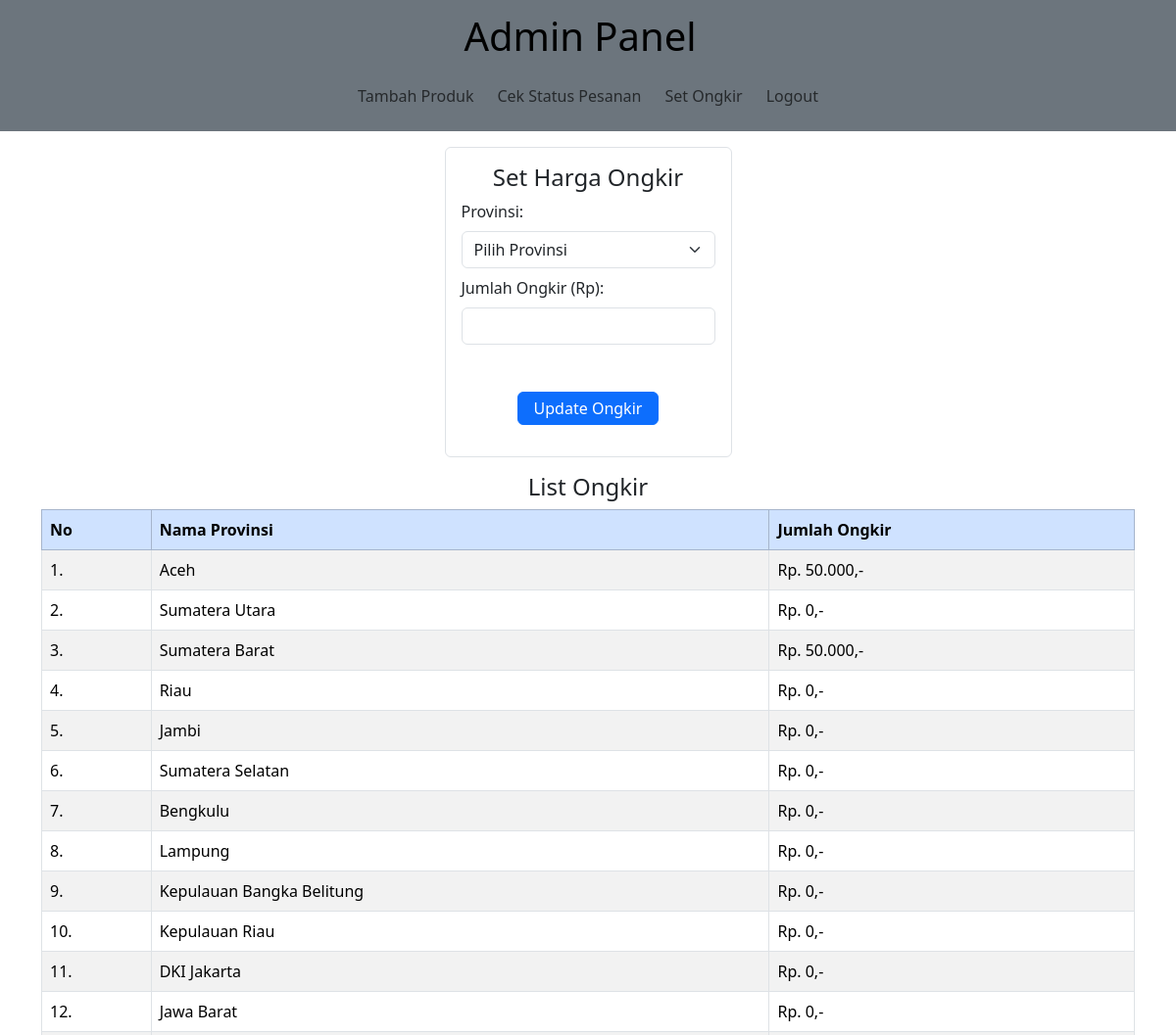
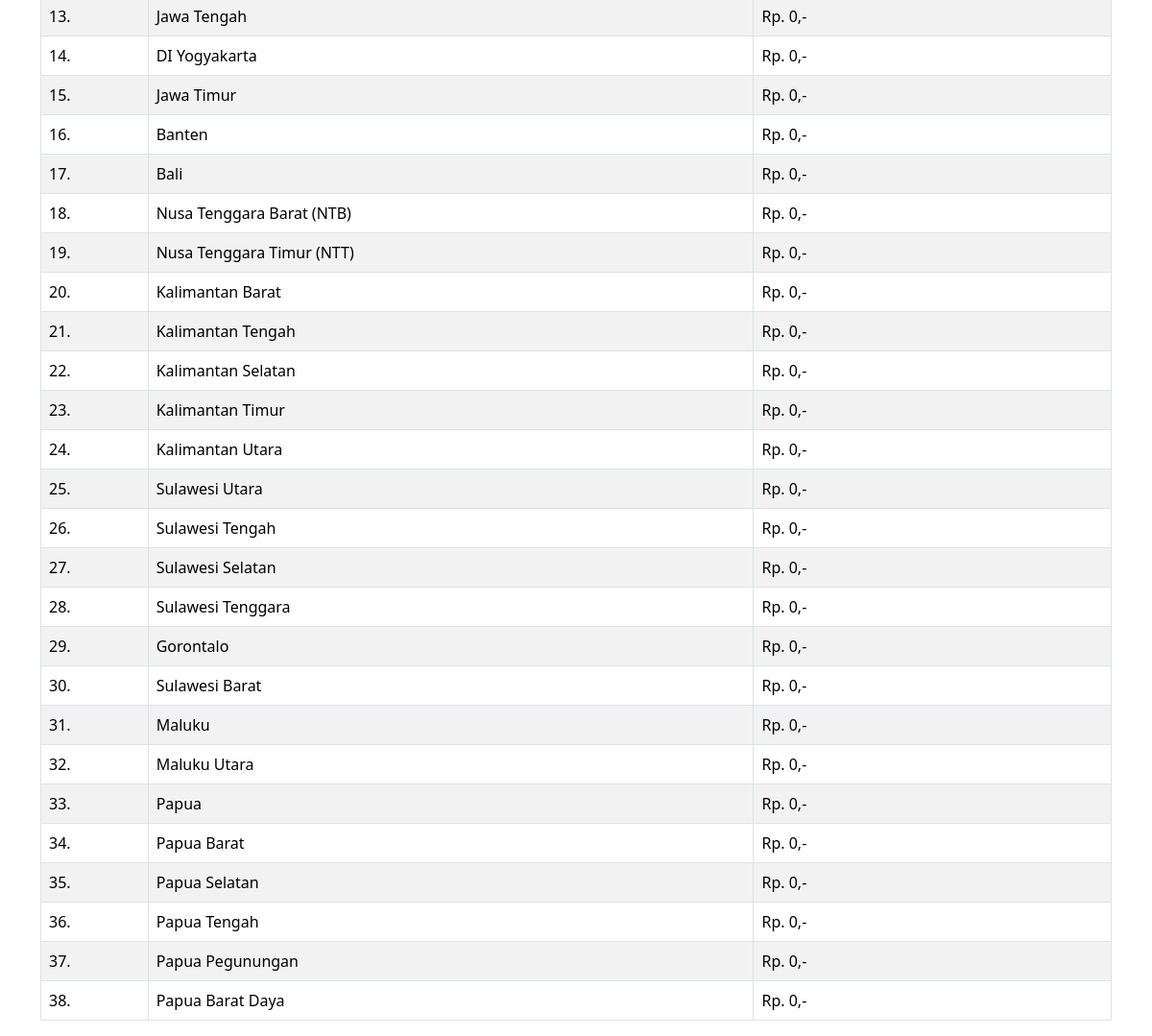
/admin/index.php?page=ongkir (signed in), run on the app's committed database (2 pictures, top to bottom).
### tables this page shows
CREATE TABLE `tb_ongkir` (
  `id_ongkir` int(11) NOT NULL,
  `provinsi_ongkir` varchar(100) NOT NULL,
  `jumlah_ongkir` bigint(20) NOT NULL
);

### admin/set_ongkir.php (the view, shortened to what this page needs)
<?php
include('../config.php');
$query = mysqli_query($config, "SELECT * FROM tb_ongkir");
$data_provinsi = mysqli_fetch_all($query, MYSQLI_ASSOC);
$selected_ongkir = '';
?>
<form method="post" enctype="multipart/form-data">
    <div class="container d-flex flex-column justify-content-center align-self-center align-items-center">
        <div class="mt-3 p-3 border rounded">
            <h4 class="text-center">Set Harga Ongkir</h4>
            <div class="mb-2">
                <label for="provinsi" class="form-label">Provinsi:</label>
                <select class="form-select" name="provinsi" onchange="this.form.submit()">
                    <option value="" disabled selected>Pilih Provinsi</option>
                </select>
            </div>
            <div class="mb-2">
                <label for="jumlah_ongkir" class="form-label">Jumlah Ongkir (Rp):</label>
                <input type="number" value="<?php echo $selected_ongkir; ?>" class="form-control" name="jumlah_ongkir" required>
            </div>
            <div class="text-center mt-5 mb-3">
                <input type="submit" value="Update Ongkir" name="ongkir" class="btn btn-primary px-3 py-1">
            </div>
        </div>
    </div>
</form>
<div class="container d-flex flex-column justify-content-center">
    <h4 class="text-center mt-3">List Ongkir</h4>
    <table class="table table-striped table-bordered">
        <thead class="table-primary">
            <tr>
                <th>No</th>
                <th>Nama Provinsi</th>
                <th>Jumlah Ongkir</th>
            </tr>
        </thead>
        <tbody>
            <?php
            $no = 1;
            foreach ($data_provinsi as $provinsi) : ?>
                <tr>
                    <td><?php echo $no++ . "."; ?></td>
                    <td><?php echo $provinsi['provinsi_ongkir']; ?></td>
                    <td>Rp. <?php echo number_format($provinsi['jumlah_ongkir'], 0, ',', '.'); ?>,-</td>
                </tr>
            <?php endforeach; ?>
        </tbody>
    </table>
</div>

### data on the page
tb_ongkir: provinsi_ongkir "Aceh", jumlah_ongkir "50.000"
tb_ongkir: provinsi_ongkir "Sumatera Utara", jumlah_ongkir "0"
tb_ongkir: provinsi_ongkir "Sumatera Barat", jumlah_ongkir "50.000"
tb_ongkir: provinsi_ongkir "Riau", jumlah_ongkir "0"
tb_ongkir: provinsi_ongkir "Jambi", jumlah_ongkir "0"
tb_ongkir: provinsi_ongkir "Sumatera Selatan", jumlah_ongkir "0"
tb_ongkir: provinsi_ongkir "Bengkulu", jumlah_ongkir "0"
tb_ongkir: provinsi_ongkir "Lampung", jumlah_ongkir "0"
tb_ongkir: provinsi_ongkir "Kepulauan Bangka Belitung", jumlah_ongkir "0"
tb_ongkir: provinsi_ongkir "Kepulauan Riau", jumlah_ongkir "0"
tb_ongkir: provinsi_ongkir "DKI Jakarta", jumlah_ongkir "0"
tb_ongkir: provinsi_ongkir "Jawa Barat", jumlah_ongkir "0"
tb_ongkir: provinsi_ongkir "Jawa Tengah", jumlah_ongkir "0"
tb_ongkir: provinsi_ongkir "DI Yogyakarta", jumlah_ongkir "0"
tb_ongkir: provinsi_ongkir "Jawa Timur", jumlah_ongkir "0"
tb_ongkir: provinsi_ongkir "Banten", jumlah_ongkir "0"
tb_ongkir: provinsi_ongkir "Bali", jumlah_ongkir "0"
tb_ongkir: provinsi_ongkir "Nusa Tenggara Barat (NTB)", jumlah_ongkir "0"
tb_ongkir: provinsi_ongkir "Nusa Tenggara Timur (NTT)", jumlah_ongkir "0"
tb_ongkir: provinsi_ongkir "Kalimantan Barat", jumlah_ongkir "0"
tb_ongkir: provinsi_ongkir "Kalimantan Tengah", jumlah_ongkir "0"
tb_ongkir: provinsi_ongkir "Kalimantan Selatan", jumlah_ongkir "0"
tb_ongkir: provinsi_ongkir "Kalimantan Timur", jumlah_ongkir "0"
tb_ongkir: provinsi_ongkir "Kalimantan Utara", jumlah_ongkir "0"
tb_ongkir: provinsi_ongkir "Sulawesi Utara", jumlah_ongkir "0"
tb_ongkir: provinsi_ongkir "Sulawesi Tengah", jumlah_ongkir "0"
tb_ongkir: provinsi_ongkir "Sulawesi Selatan", jumlah_ongkir "0"
tb_ongkir: provinsi_ongkir "Sulawesi Tenggara", jumlah_ongkir "0"
tb_ongkir: provinsi_ongkir "Gorontalo", jumlah_ongkir "0"
tb_ongkir: provinsi_ongkir "Sulawesi Barat", jumlah_ongkir "0"
tb_ongkir: provinsi_ongkir "Maluku", jumlah_ongkir "0"
tb_ongkir: provinsi_ongkir "Maluku Utara", jumlah_ongkir "0"
tb_ongkir: provinsi_ongkir "Papua", jumlah_ongkir "0"
tb_ongkir: provinsi_ongkir "Papua Barat", jumlah_ongkir "0"
tb_ongkir: provinsi_ongkir "Papua Selatan", jumlah_ongkir "0"
tb_ongkir: provinsi_ongkir "Papua Tengah", jumlah_ongkir "0"
tb_ongkir: provinsi_ongkir "Papua Pegunungan", jumlah_ongkir "0"
tb_ongkir: provinsi_ongkir "Papua Barat Daya", jumlah_ongkir "0"
